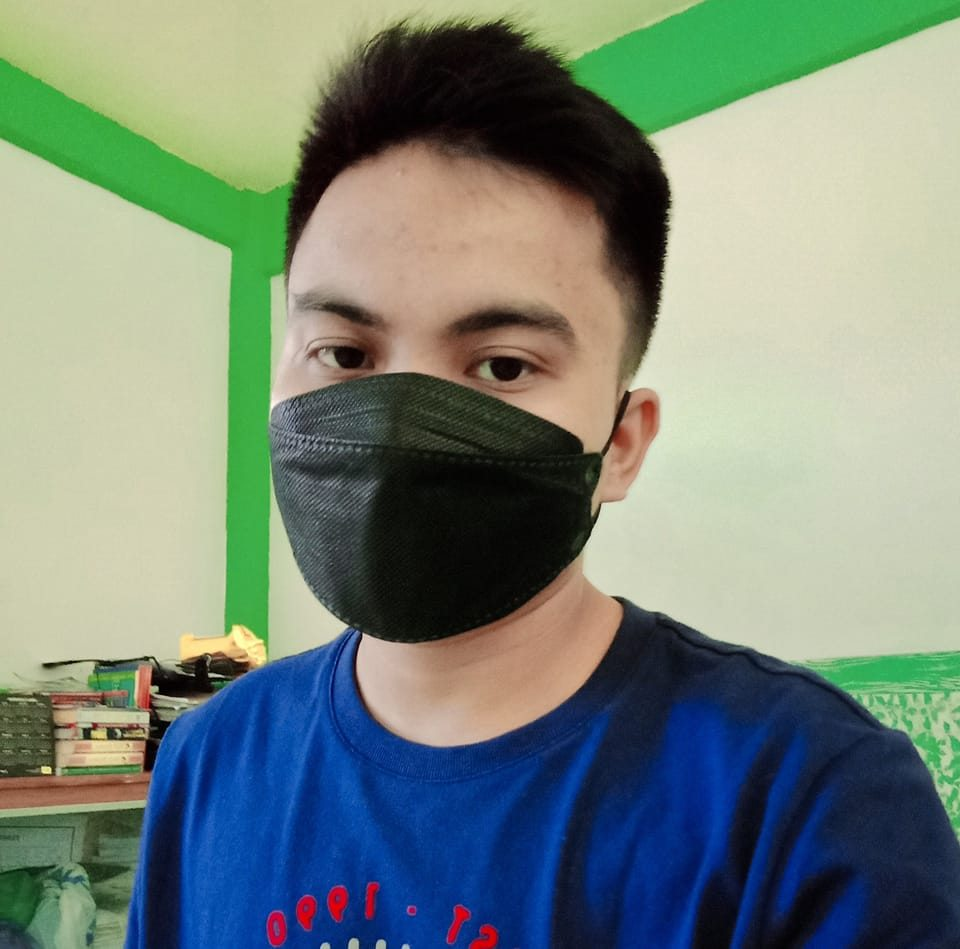
#> input picture OpenCV Project/Resources/my_profile.jpg, 960 x 949 px
$ python image_canny_dilate_erode.py
#> lines starting #> are read from the running program, lines starting #| are printed output that depends on the picture; after the words box and inside, x2 and y2 are one past the last pixel; in counts of white or black regions, pixels touching at a corner belong together
# Importing necessary libraries
import cv2           # OpenCV library for computer vision tasks
import numpy as np   # NumPy library for numerical operations

# Reading an image file
img = cv2.imread("Resources/my_profile.jpg")
#> img is the input picture: shape (949, 960, 3); mean B, G, R 122.2, 133.3, 118.7

# Creating a 5x5 kernel for image processing operations
kernel = np.ones((5, 5), np.uint8)

# Applying Canny edge detection to the image
imgCanny = cv2.Canny(img, 100, 200)
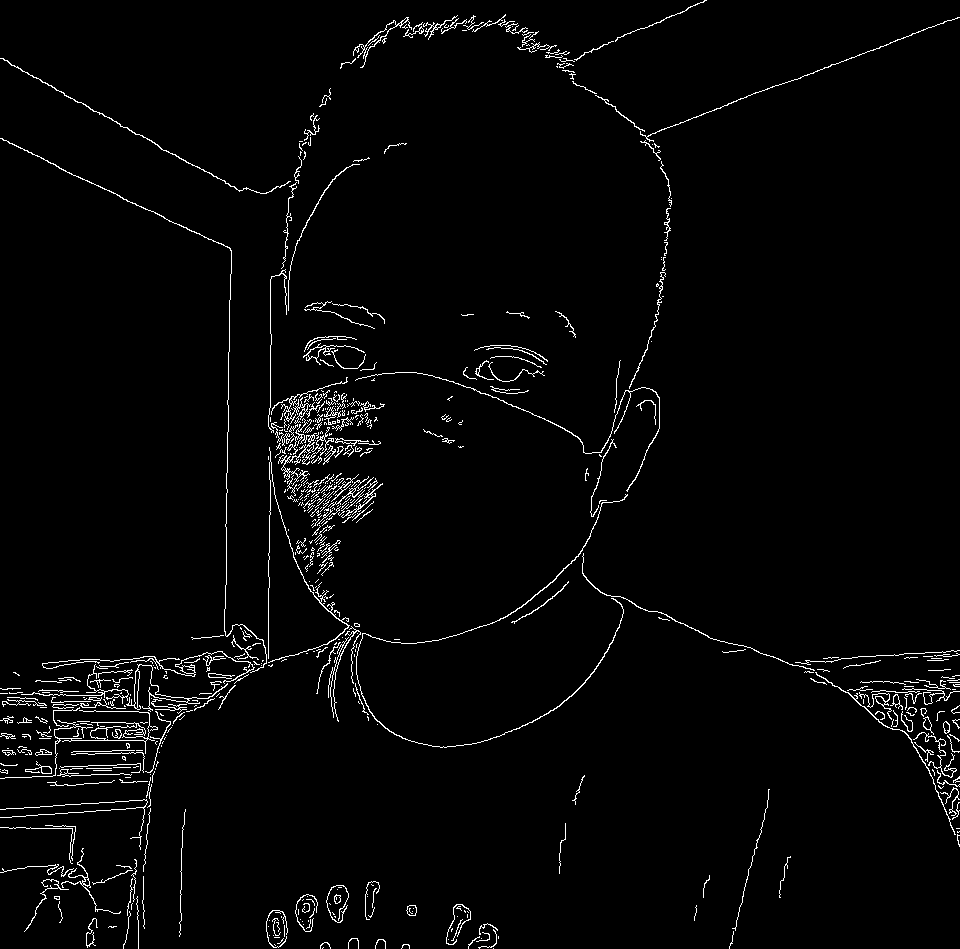
#> imgCanny: shape (949, 960); 2.5% white in thin lines or dots

# Dilating the edges to make them thicker
imgDilation = cv2.dilate(imgCanny, kernel, iterations=1)
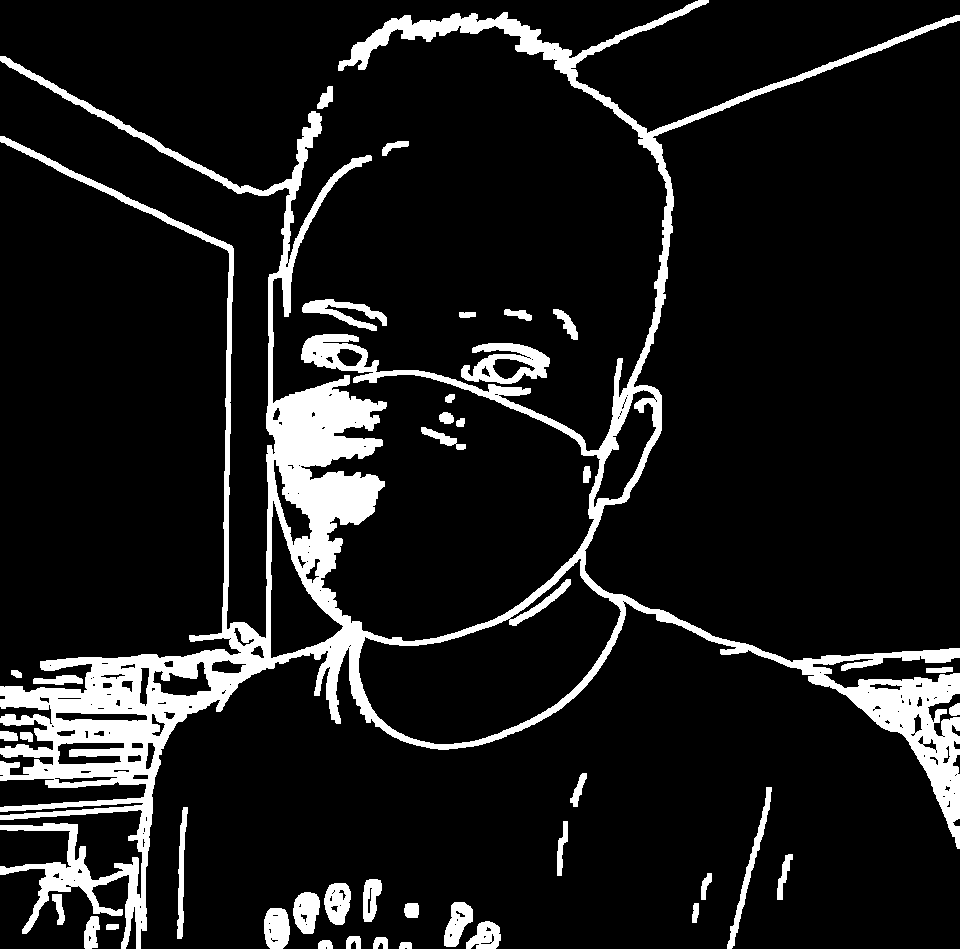
#> imgDilation: shape (949, 960); 11.1% white; 40 white regions, largest, box (x1, y1, x2, y2) and area: (0, 0, 960, 949) 86775, (461, 343, 550, 384) 1953, (302, 299, 387, 331) 1071

# Eroding the dilated image to refine the edges
imgEroded = cv2.erode(imgDilation, kernel, iterations=1)
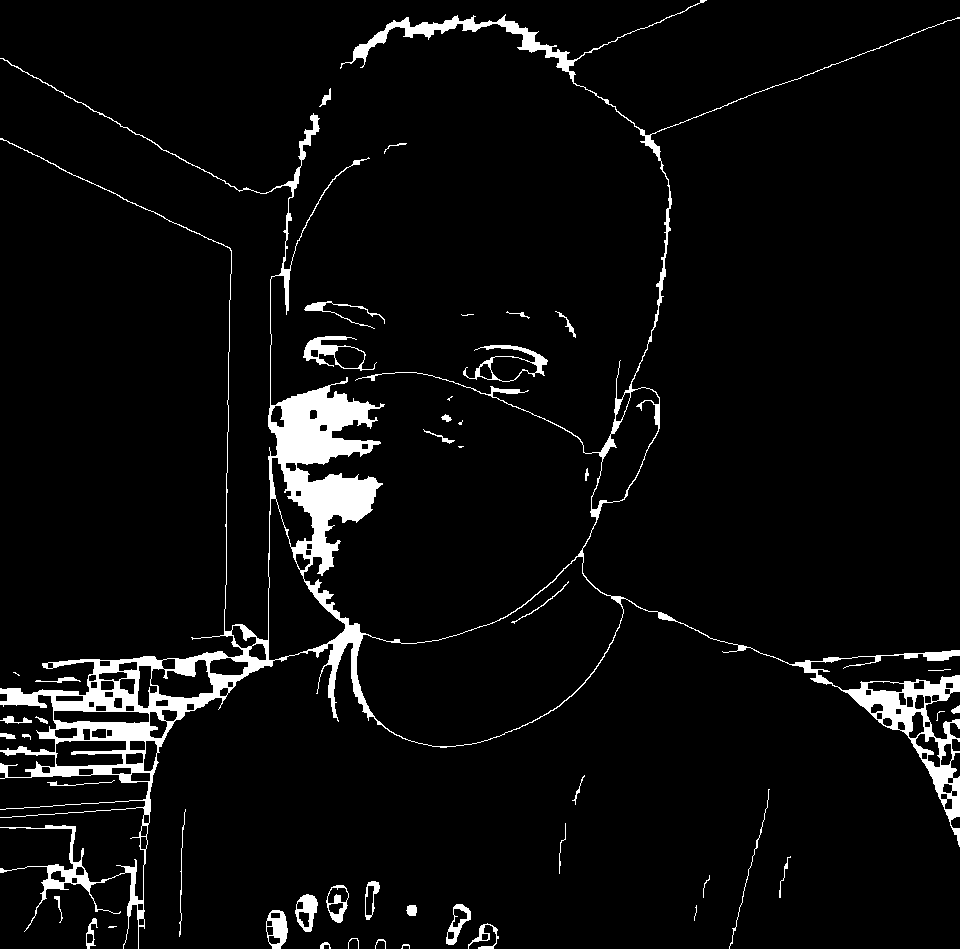
#> imgEroded: shape (949, 960); 5% white; 47 white regions (8 under 20 px), largest, box (x1, y1, x2, y2) and area: (0, 0, 960, 949) 39460, (303, 336, 377, 371) 715, (463, 345, 548, 382) 677

# Displaying the processed images
cv2.imshow("Dilated Image", imgDilation)
cv2.imshow("Canny Image", imgCanny)
cv2.imshow("Eroded Image", imgEroded)

# Waiting for a key press to close the image windows
cv2.waitKey(0)

$ run again, with OpenCV Project/Resources/cards.jpg copied over OpenCV Project/Resources/my_profile.jpg
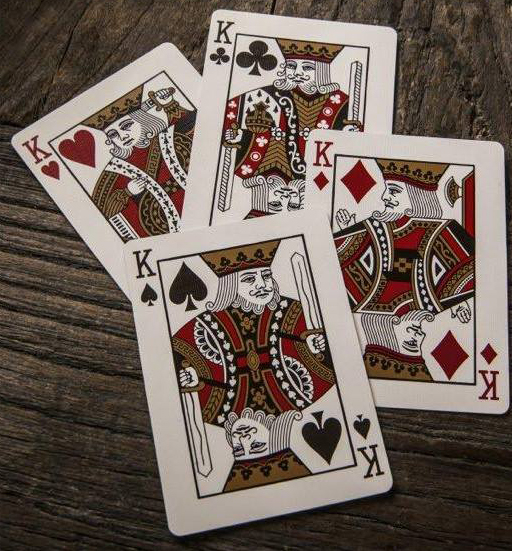
#> input picture OpenCV Project/Resources/cards.jpg, 512 x 551 px
#> img is the input picture: shape (551, 512, 3); mean B, G, R 89.7, 98.1, 111.6
#> `imgCanny = cv2.Canny(img, 100, 200)`:
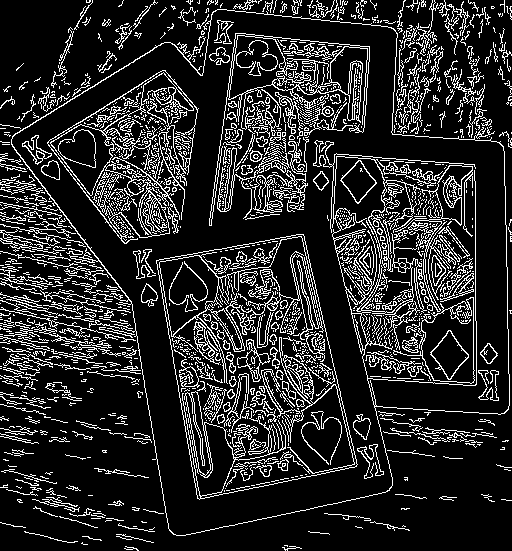
#> imgCanny: shape (551, 512); 16.1% white in thin lines or dots
#> imgDilation: shape (551, 512); 59.1% white; 361 black regions (236 under 20 px), largest, box (x1, y1, x2, y2) and area: (14, 12, 507, 533) 47477, (0, 367, 512, 551) 35280, (0, 0, 84, 126) 6052
#> `imgEroded = cv2.erode(imgDilation, kernel, iterations=1)`:
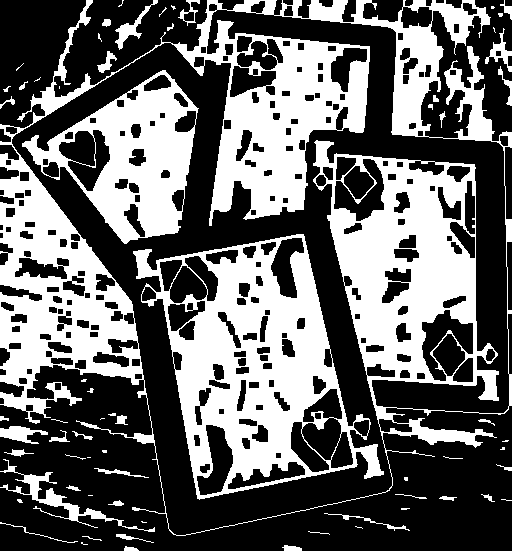
#> imgEroded: shape (551, 512); 39.9% white; 68 white regions (27 under 20 px), largest, box (x1, y1, x2, y2) and area: (0, 0, 512, 536) 68768, (133, 234, 384, 500) 26194, (22, 70, 199, 244) 12547
